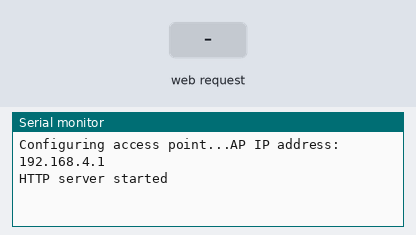
This sketch was run on a simulated ESP8266 (Wemos D1 mini). On the bench: the last lines printed to the serial monitor. The test bench sets the inputs (shaded band).

Above: at 2.2 s.
2.3 s: HTTP request GET / received
At 3.1 s:
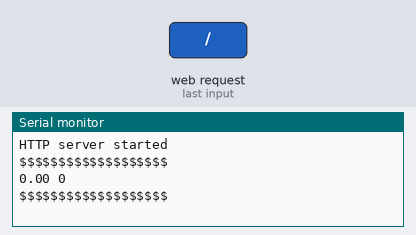
3.8 s: HTTP request GET /?direction=1 received
At 4.3 s:
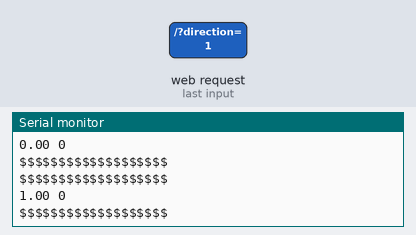

The sketch:

Wemos_WebServer.ino
```cpp
// (licence header left out)
/* Create a WiFi access point and provide a web server on it. */

#include <ESP8266WiFi.h>
#include <WiFiClient.h>
#include <ESP8266WebServer.h>

/* Set these to your desired credentials. */
const char *ssid = "ESPap";

ESP8266WebServer server(80);

float setDirection;
int setDistance;
String webpage;

/* Just a little test message.  Go to http://192.168.4.1 in a web browser
 * connected to this access point to see it.
 */
void handleRoot() {
    setDirection = server.arg("direction").toFloat();
    setDistance = server.arg("distance").toInt();

    Serial.println("$$$$$$$$$$$$$$$$$$$");
    Serial.print(setDirection);
    Serial.print(" ");
    Serial.println(setDistance);
    Serial.println("$$$$$$$$$$$$$$$$$$$");

    server.send(200, "text/html", webpage);
}

void setup() {
	delay(1000);

    webpage = "<html><form method=\"get\">\n";
    webpage += "Direction (angle): <input type=\"number\" name=\"direction\" value=0 min=-180 max=180 step=0.1><br>\n";
    webpage += "Distance (encoder count): <input type=\"number\" name=\"distance\" value=0 min=0><br><br>\n";
    webpage += "<input type=\"submit\" value=\"Submit\">\n";
    webpage += "</form></html>";

	Serial.begin(115200);
	Serial.println();
	Serial.print("Configuring access point...");
	/* You can remove the password parameter if you want the AP to be open. */
	WiFi.softAP(ssid);

	IPAddress myIP = WiFi.softAPIP();
	Serial.print("AP IP address: ");
	Serial.println(myIP);
	server.on("/", handleRoot);
	server.begin();
	Serial.println("HTTP server started");
}

void loop() {
	server.handleClient();
}
```

Measured:
- after the input at 2.3 s, the serial monitor: prints a new line at once (image 1)
- after the input at 3.8 s, the serial monitor: prints a new line at once (image 2)
